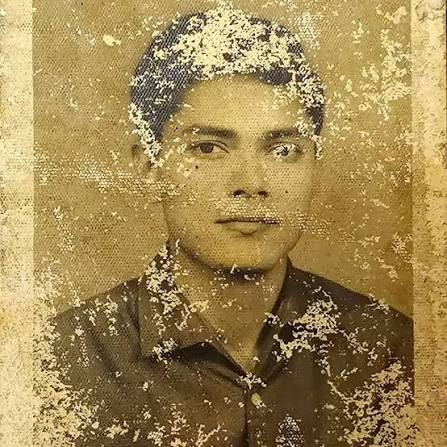
#> input picture test demos/teared.jpg, 447 x 447 px
$ python probe_denoise_first.py '../test demos/teared.jpg'   (older library calls are emulated)
#> lines starting #> are read from the running program, lines starting #| are printed output that depends on the picture
### backend/ai/analysis/quality_analyzer.py
"""
quality_analyzer.py — Image quality and type analysis.

ROOT CAUSE FIXED:
  The debug image has mean_saturation=131.9 and mean_channel_diff=155.03,
  meaning it's heavily warm/golden BUT NOT classified as sepia because:
    - mean_saturation < 60 was WAY too tight (actual is 131.9)
    - The photo has a strong golden/olive color cast from aging + scan

  This image is an aged sepia photograph that has been scanned and has a very
  warm, golden cast — it's NOT a "color" photo.

  Fix: sepia detection is now ALSO triggered by the warm_ratio alone (>0.70)
  regardless of the mean_saturation threshold. This catches heavily-stained
  or warmly-scanned sepia photos that have higher saturation than expected.

  Added explicit `is_aged_photo` heuristic as a third classification path.
"""

import os
import cv2
import numpy as np

from ai.analysis.content_region import content_mask, robust_sigma


class QualityAnalyzer:
    @staticmethod
    def analyze(image_np: np.ndarray) -> dict:
        """
        Analyze image quality and return structured metadata.

        Parameters
        ----------
        image_np : RGB numpy uint8 array

        Returns
        -------
        dict — never raises, uses safe defaults.
        """
        h, w = image_np.shape[:2]
        gray: np.ndarray = cv2.cvtColor(image_np, cv2.COLOR_RGB2GRAY).astype(np.uint8)
        gray_f = gray.astype(np.float32)

        # ── Sharpness ──────────────────────────────────────────────────────
        blur_score     = cv2.Laplacian(gray, cv2.CV_64F).var()
        blur_score_norm = min(float(blur_score) / 500.0, 1.0)

        # ── Noise ──────────────────────────────────────────────────────────
        # Measured over the photographic CONTENT region only. Scanned figures
        # with large flat white margins previously diluted every global noise
        # statistic: MAD sigma collapsed to 0 and mean|I-blur5| halved, so heavy
        # speckle grain read as "quiet" and never reached the denoise path
        # while its grain simultaneously registered as false emulsion damage.
        _cmask = content_mask(gray)
        _content_px = gray_f[_cmask > 0]
        _content_f = _content_px.astype(np.float32)
        if _content_px.size >= 5000:
            # Measure within the content bounding box so the 5x5 blur never mixes
            # in margin zeros; inside the box, restrict to content-mask pixels.
            ys, xs = np.where(_cmask > 0)
            y0, y1 = int(ys.min()), int(ys.max()) + 1
            x0, x1 = int(xs.min()), int(xs.max()) + 1
            crop = gray[y0:y1, x0:x1]
            crop_m = _cmask[y0:y1, x0:x1]
            crop_blur = cv2.GaussianBlur(crop, (5, 5), 0)
            crop_noise = np.abs(crop.astype(np.float32) - crop_blur.astype(np.float32))
            noise_score = float(np.mean(crop_noise[crop_m > 0]))
        else:
            blurred_5 = cv2.GaussianBlur(gray, (5, 5), 0)
            noise_score = float(np.mean(np.abs(gray_f - blurred_5.astype(np.float32))))

        # Robust content-only sigma (MAD on median residual). Reported for
        # downstream stages; near-zero on the dilated-margin problem this fixes.
        sigma_content = robust_sigma(gray, _cmask)
        noise_score = max(noise_score, 0.9 * sigma_content)

        # ── Contrast ──────────────────────────────────────────────────────
        contrast_score = float(np.std(gray_f))

        # ── Grayscale detection ───────────────────────────────────────────────
        r: np.ndarray = np.asarray(image_np[:, :, 0], dtype=np.float32)
        g: np.ndarray = np.asarray(image_np[:, :, 1], dtype=np.float32)
        b: np.ndarray = np.asarray(image_np[:, :, 2], dtype=np.float32)
        mean_diff = (
            float(np.mean(np.abs(r - g)))
            + float(np.mean(np.abs(g - b)))
            + float(np.mean(np.abs(b - r)))
        )
        base_is_grayscale = mean_diff < 5.0

        # ── Sepia / color-type detection ──────────────────────────────────────
        hsv = cv2.cvtColor(image_np, cv2.COLOR_RGB2HSV)
        S = hsv[:, :, 1].astype(np.float32)
        H = hsv[:, :, 0].astype(np.float32)
        V = hsv[:, :, 2].astype(np.float32)

        mean_saturation = float(np.mean(S))
        is_grayscale_scan = mean_diff < 12.0 and mean_saturation < 25.0
        is_grayscale = base_is_grayscale or is_grayscale_scan

        # Warm hues: 10-45 (0-180 scale) = yellow-brown-orange
        warm_pixels = int(np.sum((H >= 8) & (H <= 50)))
        warm_ratio  = warm_pixels / max(H.size, 1)

        # Fix 2: Hue standard deviation on chromatic pixels (S >= 25).
        # A true chemically-toned sepia print has a uniform toner bath across the whole
        # paper (chrom_hue_std <= 8.0, measured 2.6-2.7 on case3 and case9).
        # Multi-hue color photos (e.g. chelsea cat fur with eyes/whiskers, or brunette
        # hair with skin and lips) have distinct chromatic hues (measured std 18.2-32.6),
        # and must never be misclassified as sepia.
        chromatic_hues = H[S >= 25.0]
        if chromatic_hues.size >= 100:
            chrom_hue_std = float(np.std(chromatic_hues))
        else:
            chrom_hue_std = 0.0

        color_type_fix_enabled = os.environ.get("PIXREVIVE_COLOR_TYPE_FIX", "1").strip().lower() not in (
            "0", "false", "no", "off"
        )
        hue_uniformity_ok = (chrom_hue_std <= 8.0) if color_type_fix_enabled else True

        # KEY FIX: Three-tier sepia detection:
        #
        # Tier 1 — Classic sepia (low sat, very warm):
        #   mean_sat < 60, warm_ratio > 0.40
        #
        # Tier 2 — Aged/stained sepia (moderate-high sat, extremely warm):
        #   The photo has been yellowed/golden by aging or scanning. It is NOT
        #   a true color photo because >70% of pixels have warm hue and the
        #   image is monochrome portrait content.
        #   mean_sat < 160, warm_ratio > 0.70
        #
        # Tier 3 — Warm monochrome scan:
        #   All channels correlated (low mean_diff relative to intensity) AND
        #   predominantly warm.
        is_sepia_classic = (
            not is_grayscale
            and mean_saturation < 70.0
            and warm_ratio > 0.40
        )
        is_sepia_aged = (
            not is_grayscale
            and mean_saturation >= 70.0
            and mean_saturation < 160.0
            and warm_ratio > 0.70
            and (hue_uniformity_ok if color_type_fix_enabled else True)
        )
        # Warm monochrome: channel diff much lower than mean value → uniform warm cast
        mean_value = float(np.mean(V))
        is_warm_mono = (
            not is_grayscale
            and mean_diff > 5.0
            and (mean_diff / (mean_value + 1e-6)) < 0.6
            and warm_ratio > 0.60
        )

        is_sepia = is_sepia_classic or is_sepia_aged or is_warm_mono

        if is_grayscale:
            color_type = "grayscale"
        elif is_sepia:
            color_type = "sepia"
        else:
            color_type = "color"

        # ── Damage estimation ─────────────────────────────────────────────────
        k_size = max(15, min(31, int(max(h, w) * 0.02))) | 1
        kernel = cv2.getStructuringElement(cv2.MORPH_ELLIPSE, (k_size, k_size))
        gray_damage = cv2.medianBlur(gray, 3)
        tophat = cv2.morphologyEx(gray_damage, cv2.MORPH_TOPHAT, kernel)

        # Damage should be structural, not ordinary film grain or benchmark noise.
        # The old threshold counted single noisy pixels as white flakes, which sent
        # clean noisy images into destructive scratch restoration and colorization.
        tophat_f = np.asarray(tophat, dtype=np.float32)
        dynamic_threshold = max(28.0, float(np.mean(tophat_f) + 2.5 * np.std(tophat_f)))
        bright_mask = (tophat >= dynamic_threshold).astype(np.uint8) * 255

        min_area = max(4, int(h * w * 0.00025))
        max_area = max(min_area + 1, int(h * w * 0.35))
        structural_mask = np.zeros_like(bright_mask)
        num_labels, labels, stats, _ = cv2.connectedComponentsWithStats(
            bright_mask, connectivity=8
        )
        for label in range(1, num_labels):
            area = int(stats[label, cv2.CC_STAT_AREA])
            if area < min_area or area > max_area:
                continue
            x = int(stats[label, cv2.CC_STAT_LEFT])
            y = int(stats[label, cv2.CC_STAT_TOP])
            cw = int(stats[label, cv2.CC_STAT_WIDTH])
            ch = int(stats[label, cv2.CC_STAT_HEIGHT])
            extent = area / max(float(cw * ch), 1.0)
            is_scratch_like = max(cw, ch) >= 8 and min(cw, ch) <= max(3, int(0.2 * max(cw, ch)))
            is_flake_like = extent >= 0.12
            if is_scratch_like or is_flake_like:
                structural_mask[labels == label] = 255

        # Shared structure discriminator: prune parallel natural texture (hair strands, fur, fabric)
        _use_disc = os.environ.get("PIXREVIVE_STRUCTURE_DISCRIMINATOR", "1").strip().lower() not in ("0", "false", "no", "off")
        has_creases = False
        if _use_disc:
            try:
                from ai.analysis.line_structure import LineStructureAnalyzer
                analyzer = LineStructureAnalyzer()
                comps = analyzer.analyze_components(structural_mask, gray_u8=gray)
                # Severe physical paper tears: large prominent fracture cutting across flow (e.g. case6)
                has_creases = any(
                    c["is_crease_like"] and c["aspect_ratio"] >= 8.0 and c["area"] >= 800
                    for c in comps
                )
                structural_mask = analyzer.filter_hair_from_damage_mask(structural_mask, gray)
            except Exception:
                pass

        damage_percentage = float(np.sum(structural_mask > 0) / (h * w) * 100.0)

        # ── Fast scratch line detection ───────────────────────────────────────
        # Thin white/bright cracks (0.2-2% coverage) are missed by the top-hat
        # structural detector because they don't meet the 5% area threshold.
        # This lightweight heuristic uses Canny edges + morphological line
        # filtering to detect elongated bright linear features.
        has_scratch_lines = False
        scratch_line_pct = 0.0
        try:
            # Detect high-contrast edges
            edges = cv2.Canny(gray, 50, 150)

            # Filter for bright edges only (scratches are brighter than surroundings)
            local_mean = cv2.GaussianBlur(gray_f, (21, 21), 0)
            # Raised delta threshold 15→30: scratches are abrupt bright flashes;
            # natural edges (branches, bark, fence) have only moderate local contrast.
            bright_edge_mask = (edges > 0) & (gray_f > local_mean + 30.0)
            bright_edges = bright_edge_mask.astype(np.uint8) * 255

            # Use morphological close to connect nearby edge fragments into lines
            line_kernel = cv2.getStructuringElement(cv2.MORPH_RECT, (1, 5))
            bright_edges = cv2.morphologyEx(bright_edges, cv2.MORPH_CLOSE, line_kernel)
            line_kernel2 = cv2.getStructuringElement(cv2.MORPH_RECT, (5, 1))
            bright_edges = cv2.morphologyEx(bright_edges, cv2.MORPH_CLOSE, line_kernel2)

            # Filter connected components by aspect ratio (scratches are elongated)
            n_labels, labels_s, stats_s, _ = cv2.connectedComponentsWithStats(
                bright_edges, connectivity=8
            )
            scratch_mask = np.zeros_like(bright_edges)
            for i in range(1, n_labels):
                area_s = int(stats_s[i, cv2.CC_STAT_AREA])
                sw = int(stats_s[i, cv2.CC_STAT_WIDTH])
                sh = int(stats_s[i, cv2.CC_STAT_HEIGHT])
                aspect = max(sw, sh) / max(1, min(sw, sh))
                # Scratches: very elongated (aspect > 6, raised from 4), minimum
                # length > 3% of image short side.  Natural B&W features (branches,
                # wires, fence posts) are typically aspect 4-6; scratches are 8-20+.
                min_length = max(30, int(min(h, w) * 0.03))
                if aspect > 6.0 and max(sw, sh) > min_length and area_s > 20:
                    scratch_mask[labels_s == i] = 255

            scratch_line_pct = float(np.sum(scratch_mask > 0) / (h * w) * 100.0)
            # Raised trigger from 0.1% → 0.8%: natural linear features (branches,
            # fences, horizon lines) on a clean B&W photo can easily reach 0.1-0.4%.
            # Actual film scratches covering < 0.8% are mostly invisible anyway.
            has_scratch_lines = scratch_line_pct > 0.8
        except Exception:
            pass  # Non-critical — don't block pipeline

        # Aged sepia prints often lose emulsion as warm-white flakes, not
        # neutral white pixels. The generic top-hat signal above deliberately
        # rejects those tiny components to avoid confusing grain with damage.
        # Detect this distinct pattern only on sepia input: bright, locally
        # isolated, low-to-moderate-saturation components. This keeps a noisy
        # grayscale image on the denoise path instead of sending it to repair.
        sepia_flake_percentage = 0.0
        if color_type == "sepia":
            local_luma = cv2.GaussianBlur(V, (11, 11), 0)
            flake_candidates = (
                (V > 200.0)
                & (S < 160.0)
                & ((V - local_luma) > 25.0)
            ).astype(np.uint8)

            sepia_flakes = np.zeros_like(flake_candidates)
            num_labels, labels, stats, _ = cv2.connectedComponentsWithStats(
                flake_candidates, connectivity=8
            )
            max_flake_area = max(6, int(h * w * 0.05))
            for label in range(1, num_labels):
                area = int(stats[label, cv2.CC_STAT_AREA])
                fw = int(stats[label, cv2.CC_STAT_WIDTH])
                fh = int(stats[label, cv2.CC_STAT_HEIGHT])
                extent = area / max(float(fw * fh), 1.0)
                if 5 <= area <= max_flake_area and extent >= 0.10:
                    sepia_flakes[labels == label] = 255

            sepia_flake_percentage = float(
                np.sum(sepia_flakes > 0) / (h * w) * 100.0
            )
            damage_percentage = max(damage_percentage, sepia_flake_percentage)

        # ── Foxing / mold dark-spot evidence (T-1) ──────────────────────────
        # The bright-structure pass above is blind to dark blemishes (foxing,
        # mold stipple, ink dots). Feeding dark-spot coverage into the damage
        # signal keeps router authority (Q-1) from vetoing the foxing repair
        # path on B&W prints, whose route dict must carry run_damage_repair.
        # The spot detector self-thresholds on uniform speckle (its
        # mean + 3.5σ gate), so the percentage is trustworthy; capped to bound
        # pathological frames.
        dark_spot_percentage = 0.0
        try:
            from types import SimpleNamespace

            from ai.damage.enhanced_detector import EnhancedDamageDetector

            _det = EnhancedDamageDetector(use_defect_segmenter=False)
            _spots = _det.detect_dark_spots(
                image_np, SimpleNamespace(image_metadata={})
            )
            if _use_disc and np.sum(_spots > 0) > 0:
                try:
                    from ai.analysis.line_structure import LineStructureAnalyzer
                    analyzer = LineStructureAnalyzer()
                    tf = analyzer.compute_tensor_field(gray)
                    coh = tf["coherence"]
                    # Genuine foxing/mold spots occur on smooth substrate, not in dense hair/fur flow
                    _spots = (_spots > 0) & (coh <= 0.35)
                except Exception:
                    pass
            dark_spot_percentage = min(
                float(np.sum(_spots > 0)) / (h * w) * 100.0, 15.0
            )
        except Exception:
            pass
        damage_percentage = max(damage_percentage, dark_spot_percentage)

        # has_white_flakes: must be genuine white flakes (sepia emulsion loss
        # or genuine flake components on monochrome prints), not simply damage_percentage > 2.0.
        if _use_disc:
            has_white_flakes = (
                (sepia_flake_percentage >= 1.0)
                or (color_type in ("grayscale", "sepia") and damage_percentage > 2.0 and noise_score <= 6.0)
            )
        else:
            has_white_flakes = (
                sepia_flake_percentage >= 1.0 or damage_percentage > 2.0
            )

        # has_scratches: NEW independent scratch trigger
        # Even if damage_pct is low, visible scratches should trigger repair
        has_scratches = has_scratch_lines

        # ── Grain-field (density-invariance) gate ─────────────────────────
        # If the measured noise floor is high relative to the "damage" signal,
        # the structural damage estimate is grain, not emulsion loss. Stage 2
        # consults this flag so speckled scans are denoised, never inpainted.
        # Content-only sigma makes this immune to white scanner margins.
        grain_field = bool(sigma_content > 6.0 and damage_percentage < 6.0)
        grain_field_confidence = round(min(1.0, sigma_content / 20.0), 3)

        # ── Reference-free naturalness (NIQE) ──────────────────────────────
        # Lower = more natural. Needs no ground truth, so it is the benchmark
        # ruler (Q-6) for the restoration quality harness. Guarded completely —
        # analysis must never raise.
        from ai.analysis.niqe_metric import niqe_score

        niqe_score_val = niqe_score(gray)

        return {
            "content_sigma":      sigma_content,
            "grain_field":        grain_field,
            "grain_field_confidence": grain_field_confidence,
            "width":             w,
            "height":            h,
            "blur_score":        blur_score,
            "blur_score_norm":   blur_score_norm,
            "noise_score":       noise_score,
            "contrast_score":    contrast_score,
            "is_grayscale":      is_grayscale,
            "is_sepia":          is_sepia,
            "color_type":        color_type,
            "mean_saturation":   mean_saturation,
            "warm_ratio":        warm_ratio,
            "chrom_hue_std":     round(chrom_hue_std, 2),
            "damage_percentage": damage_percentage,
            "dark_spot_percentage": dark_spot_percentage,
            "niqe_score":       niqe_score_val,
            "scratch_line_pct":  scratch_line_pct,
            "sepia_flake_percentage": sepia_flake_percentage,
            "has_white_flakes":  has_white_flakes,
            "has_scratches":     has_scratches,
            "has_creases":       has_creases,
            "damage_confidence":  "structural" if has_white_flakes or has_scratches or has_creases else "low",
        }

### scripts/probe_denoise_first.py
"""
probe_denoise_first.py — Test whether the "damage" QualityAnalyzer reports on a
noisy source survives impulse-noise removal.

Hypothesis: on test_artifacts/sources/noise.jpg the 2.97% "damage" and the
has_white_flakes / has_scratches triggers are impulse noise, not structure. If
so, measuring damage AFTER a cheap median denoise collapses the estimate, while
on a genuinely torn photo (teared.jpg) the estimate survives.

Usage:
    PYTHONPATH=backend "C:/Program Files/Python312/python.exe" \
        scripts/probe_denoise_first.py [image ...]
"""

from __future__ import annotations

import sys
from pathlib import Path

import cv2
import numpy as np

from ai.analysis.quality_analyzer import QualityAnalyzer

ROOT = Path(__file__).resolve().parents[1]
DEFAULT_IMAGES = [
    ROOT / "test_artifacts" / "sources" / "noise.jpg",
    ROOT / "test_artifacts" / "sources" / "teared.jpg",
]


def row(tag: str, m: dict) -> str:
    return (
        f"  {tag:<22} damage={m['damage_percentage']:>6.2f}%  "
        f"scratch={m['scratch_line_pct']:>5.2f}%  "
        f"flakes={str(m['has_white_flakes']):<5} "
        f"scratches={str(m['has_scratches']):<5} "
        f"noise={m['noise_score']:>5.2f}  blur={m['blur_score']:>8.1f}"
    )


def probe(path: Path) -> None:
    bgr = cv2.imread(str(path), cv2.IMREAD_COLOR)
    if bgr is None:
        print(f"!! cannot read {path}")
        return
    rgb = cv2.cvtColor(bgr, cv2.COLOR_BGR2RGB)
    h, w = rgb.shape[:2]
    print(f"\n=== {path.name}  {w}x{h} ===")
    print(row("as-uploaded", QualityAnalyzer.analyze(rgb)))

    # Impulse-noise removal only — a median filter leaves tears and scratches
    # intact (they are wider than the kernel) but erases salt-and-pepper specks.
    for k in (3, 5):
        med = cv2.medianBlur(rgb, k)
        print(row(f"median k={k}", QualityAnalyzer.analyze(med)))

    # Edge-preserving alternative for comparison.
    nlm = cv2.fastNlMeansDenoisingColored(rgb, None, 10, 10, 7, 21)
    print(row("fastNlMeans h=10", QualityAnalyzer.analyze(nlm)))


def main(paths: list[Path]) -> int:
    for p in paths:
        probe(p)
#> in probe, bgr is the input picture: shape (447, 447, 3); mean B, G, R 84.1, 136.9, 161.6
#| === teared.jpg  447x447 ===
#> in analyze, `gray: np.ndarray = cv2.cvtColor(image_np, cv2.COLOR_RGB2GRAY).astype(n..`:
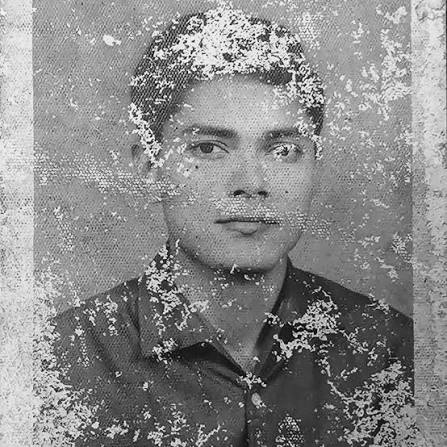
#> gray: shape (447, 447); min 1, max 253, mean 138.3
#> in analyze, `blur_score     = cv2.Laplacian(gray, cv2.CV_64F).var()`: blur_score = 6644.5
#> in analyze, `blur_score_norm = min(float(blur_score) / 500.0, 1.0)`: blur_score_norm = 1
#> (the call stopped at in analyze, `_cmask = content_mask(gray)`: ai is not available in this run)
#> the loop in probe, `for k in (3, 5):` made 1 pass
#> pass 1, in probe, `med = cv2.medianBlur(rgb, k)`:
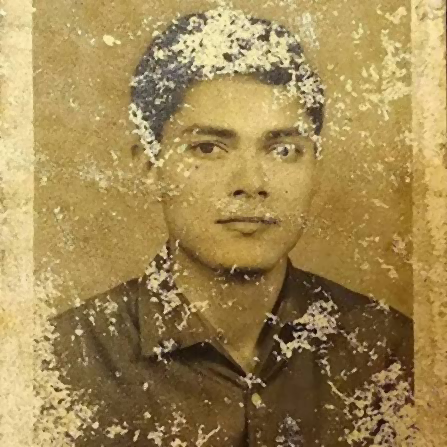
#> med: shape (447, 447, 3); mean R, G, B 161.9, 137.1, 84.1
#> pass 1, in analyze (call 2), `gray: np.ndarray = cv2.cvtColor(image_np, cv2.COLOR_RGB2GRAY).astype(n..`:
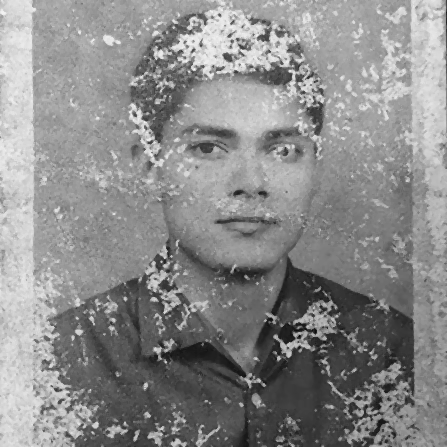
#> gray: shape (447, 447); min 7, max 251, mean 138.5
#> (the call stopped at in analyze, `_cmask = content_mask(gray)`: ai is not available in this run)
    return 0


if __name__ == "__main__":
    args = [Path(a) for a in sys.argv[1:]] or DEFAULT_IMAGES
    raise SystemExit(main(args))
#> (the program exits here)

$ run again, with test demos/bw.jpg copied over test demos/teared.jpg
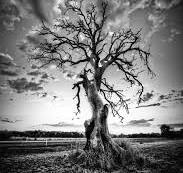
#> input picture test demos/bw.jpg, 183 x 173 px
#> in probe, bgr is the input picture: shape (173, 183, 3); min 0, max 255, mean 124.2
#| === teared.jpg  183x173 ===
#> blur_score = 8615.9
#> blur_score_norm = 1
#> the loop in probe, `for k in (3, 5):` made 1 pass
#> pass 1, in probe, `med = cv2.medianBlur(rgb, k)`:
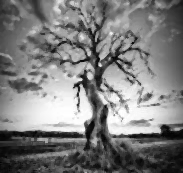
#> med: shape (173, 183, 3); min 0, max 255, mean 125

$ run again, with test demos/image1.jpeg copied over test demos/teared.jpg
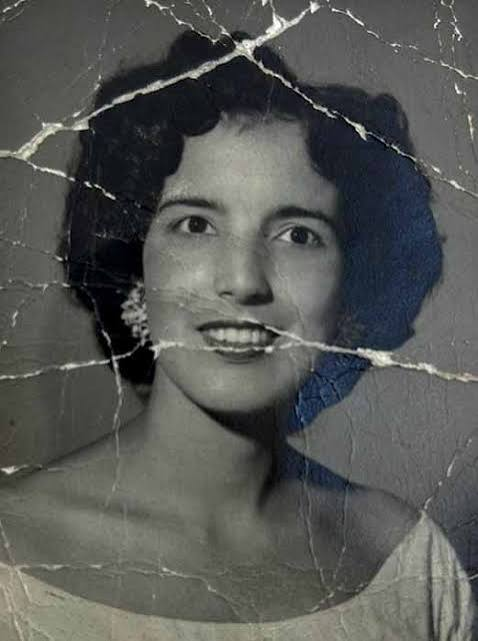
#> input picture test demos/image1.jpeg, 478 x 641 px
#> in probe, bgr is the input picture: shape (641, 478, 3); mean B, G, R 84.9, 87.7, 85.9
#| === teared.jpg  478x641 ===
#> in analyze, `gray: np.ndarray = cv2.cvtColor(image_np, cv2.COLOR_RGB2GRAY).astype(n..`:
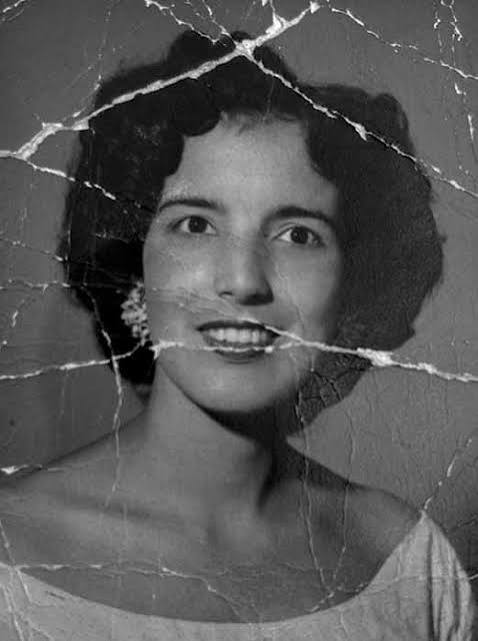
#> gray: shape (641, 478); min 0, max 255, mean 86.8
#> blur_score = 212.6
#> blur_score_norm = 0.425
#> the loop in probe, `for k in (3, 5):` made 1 pass
